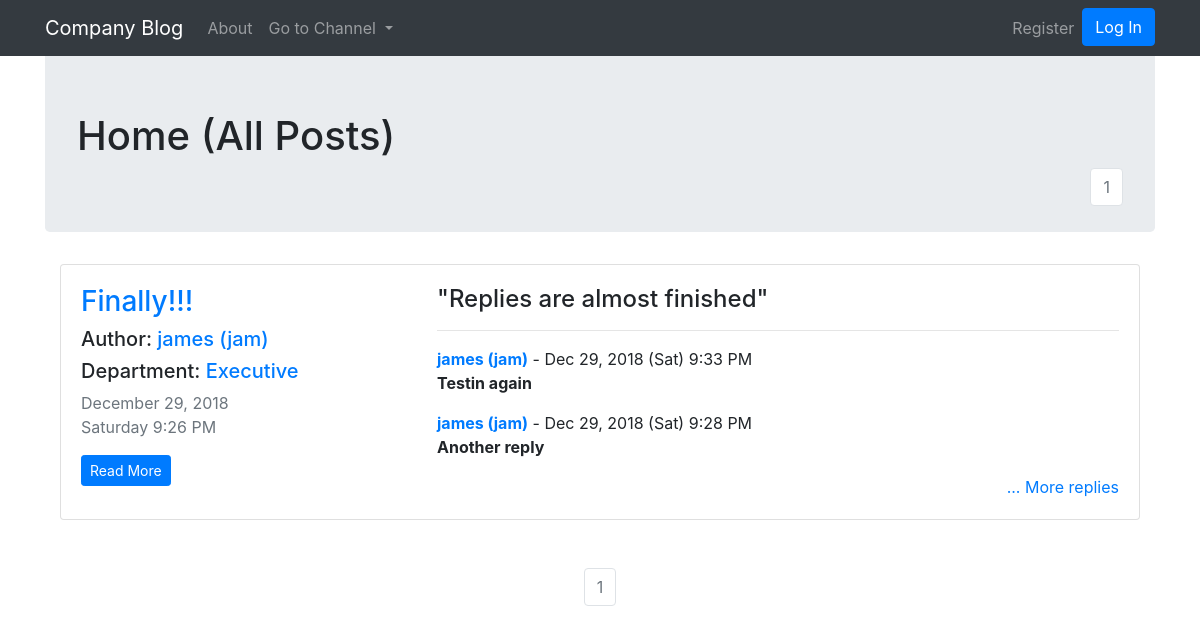
Before: / with the older database file.
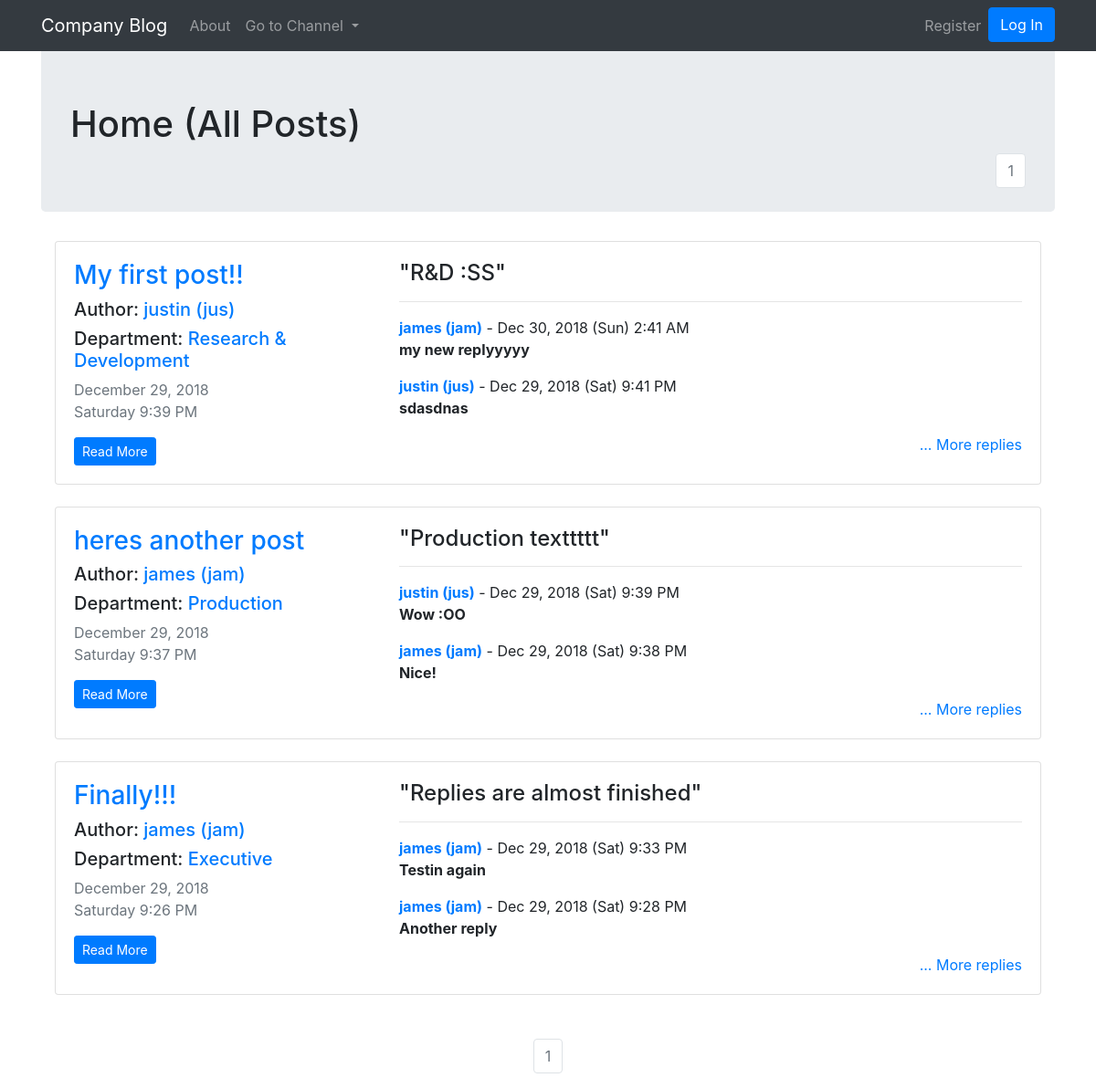
After: the same page with the newer database file.
### blogApp/models.py (models this page shows, shortened)
class Post(db.Model):
    __tablename__ = 'posts'
    users = db.relationship(User)
    id = db.Column(db.Integer, primary_key=True)
    user_id = db.Column(db.Integer, db.ForeignKey('users.id'), nullable=False)
    date = db.Column(db.DateTime, nullable=False, default = datetime.utcnow)
    title = db.Column(db.String(128), nullable=False)
    department = db.Column(db.String(128))
    text = db.Column(db.Text, nullable=False)
    replies = db.relationship('Reply', backref='parent_post', lazy=True)

class User(db.Model, UserMixin):
    __tablename__ = 'users'
    id = db.Column(db.Integer, primary_key = True)
    email = db.Column(db.String(64), unique=True, index=True)
    username = db.Column(db.String(64), unique=True, index=True)
    position = db.Column(db.String(64), index=True)
    password_hash = db.Column(db.String(128))
    posts = db.relationship('Post', backref='author', lazy=True)
    replies = db.relationship('Reply', backref='replier', lazy=True)

class Reply(db.Model):
    posts = db.relationship(Post)
    id = db.Column(db.Integer, primary_key=True)
    post_id = db.Column(db.Integer, db.ForeignKey('posts.id'), nullable=False)
    user_id = db.Column(db.Integer, db.ForeignKey('users.id'), nullable=False)
    date = db.Column(db.DateTime, nullable=False, default = datetime.utcnow)
    text = db.Column(db.Text, nullable=False)

### blogApp/core/views.py (the view)
@core.route('/')
def index():
	page = request.args.get('page', 1, type=int)
	posts = Post.query.order_by(Post.date.desc()).paginate(page=page, per_page=6)
	replies = Reply.query.order_by(Reply.date.desc())
	return render_template('index.html', posts=posts, replies=replies)

### blogApp/__init__.py (called while the page is built)
@app.context_processor
def inject_departments():
	departments = NewPostForm.departments
	return dict(departments=departments)

@app.context_processor
def inject_current_user():
	return dict(current_user=current_user)

### blogApp/templates/index.html (shortened to what this page needs)
{% extends "base.html" %}
{% block content %}
<div class="jumbotron">
	<h1>Home (All Posts)</h1>
	<nav aria-label="Page navigation example" style="float: right;">
		<ul class="pagination justify-content-center">
			{% for page_num in posts.iter_pages(left_edge=1, right_edge=1, left_current=1, right_current=2) %}
			{% if posts.page == page_num %}
			<li class="page-item disabled">
				<a class="page-link" href="{{ url_for('core.index', page=page_num) }}">{{ page_num }}</a></li>
			{% else %}
			<li class="page-item"><a class="page-link" href="{{ url_for('core.index', page=page_num) }}">{{ page_num }}</a></li>
			{% endif %}
			{% endfor %}
		</ul>
	</nav>
</div>
<div class="container">
	{% for item in posts.items %}
	<div class="card " >
		<div class="card-body row">
			<div class="col-md-4">
				<h3><a class="card-title" href="  {{ url_for('posts.view_post', post_id=item.id) }}">{{ item.title }}</a></h3>
				<h5>Author: <a href="{{ url_for('users.user_posts', username=item.author.username) }}">{{ item.author.username }} ({{item.author.position}})</a></h5>
				{% set dep = item.department %}
				<h5>Department: <a href="{{ url_for('core.department', department=dep) }}">{{ dep }}</a></h5>
				<p class="text-muted">
				    {{ item.date.strftime(' %B %d, %Y') }}<br>
				    {{ item.date.strftime('%A %-I:%M %p') }}
				</p>
				<a href="{{ url_for('posts.view_post', post_id=item.id) }}" class="btn btn-primary btn-sm">Read More</a>
			</div>
			<div class="col-md-8">
				{% if item.text|length < 100 %}
				<h4 class="card-text">"{{ item.text }}"</h4>
				{% else %}
				<h4 class="card-text">"{{ item.text[:100] }}..."</h4>
				{% endif %}
				<hr>
				{% set count = [0] %}
				{% for reply in replies %}
					{% if count[0] < 2 and reply.parent_post.id == item.id %}
						<p>
							<a href="{{ url_for('users.user_posts', username=reply.replier.username) }}"><b>{{reply.replier.username}} ({{reply.replier.position}})</b></a> -
							{{ reply.date.strftime('%b %d, %Y (%a) %-I:%M %p') }}
							<br>
							<b>{{reply.text}}</b>
						</p>
					{% endif %}
				{% endfor %}
				<div align="right">
					<a href="{{ url_for('posts.view_post', post_id=item.id) }}">... More replies</a>
				</div>
			</div>
		</div>
	</div>
	<br>
	{% endfor %}
</div>
<br>
<nav aria-label="Page navigation example"">
	<ul class="pagination justify-content-center">
		{% for page_num in posts.iter_pages(left_edge=1, right_edge=1, left_current=1, right_current=2) %}
		{% if posts.page == page_num %}
		<li class="page-item disabled">
			<a class="page-link" href="{{ url_for('core.index', page=page_num) }}">{{ page_num }}</a></li>
		{% else %}
		<li class="page-item"><a class="page-link" href="{{ url_for('core.index', page=page_num) }}">{{ page_num }}</a></li>
		{% endif %}
		{% endfor %}
	</ul>
</nav>
{% endblock %}

### blogApp/templates/base.html (shortened to what this page needs)
<!DOCTYPE html>
<html>
<head>
	<link rel="stylesheet" href="https://stackpath.bootstrapcdn.com/bootstrap/4.1.3/css/bootstrap.min.css">
</head>
<body>
	<nav class="navbar fixed-top navbar-expand-lg navbar-dark bg-dark">
		<div class="container">
		<a class="navbar-brand" href="{{ url_for('core.index') }}">Company Blog</a>
		<div class="collapse navbar-collapse" id="navbarSupportedContent">
			<ul class="navbar-nav mr-auto">
				<li class="nav-item">
					<a class="nav-link" href="{{ url_for('core.about') }}">About</a>
				</li>
				<li class="nav-item dropdown">
					<a class="nav-link dropdown-toggle" href="#" id="navbarDropdown" role="button" data-toggle="dropdown" aria-haspopup="true" aria-expanded="false">
						Go to Channel
					</a>
				</li>
			</ul>
			<ul class="navbar-nav ml-auto">
				{% if current_user.is_authenticated %}
				<li class="nav-item">
					<div style="margin-right: 8px; margin-top: 3px;">
						<a class="btn btn-secondary btn-sm" href="{{ url_for('users.account') }}"> {{current_user.username}}</a>
					</div>
				</li>
				<li class="nav-item">
					<div align="right" style="margin-right: 8px; margin-top: 3px;">
						<a class="btn btn-primary btn-sm" href="{{ url_for('posts.create_post') }}">Create Post</a>
					</div>
				</li>
				{% else %}
				<li class="nav-item">
					<a class="nav-link" href="{{ url_for('users.register') }}">Register</a>
				</li>
				<li class="nav-item">
					<a class="btn btn-primary" href="{{ url_for('users.login') }}">Log In</a>
				</li>
				{% endif %}
			</ul>
			</div>
		</nav>
		<br>
		<br>
		<div class="container">
			{% block content %}
			{% endblock %}
		</div>
	</body>
	</html>

Changed rows visible on the page:
added Post: title "My first post!!", author.username "justin", author.position "jus", department "Research & Development", date "December 29, 2018", date "Saturday 9:39 PM", text "R&D :SS"
added Reply: replier.username "james", replier.position "jam", date "Dec 30, 2018 (Sun) 2:41 AM", text "my new replyyyyy", shown under "My first post!!"
added Reply: replier.username "justin", replier.position "jus", date "Dec 29, 2018 (Sat) 9:41 PM", text "sdasdnas", shown under "My first post!!"
added Post: title "heres another post", author.username "james", author.position "jam", department "Production", date "December 29, 2018", date "Saturday 9:37 PM", text "Production texttttt"
added Reply: replier.username "justin", replier.position "jus", date "Dec 29, 2018 (Sat) 9:39 PM", text "Wow :OO", shown under "heres another post"
added Reply: replier.username "james", replier.position "jam", date "Dec 29, 2018 (Sat) 9:38 PM", text "Nice!", shown under "heres another post"
